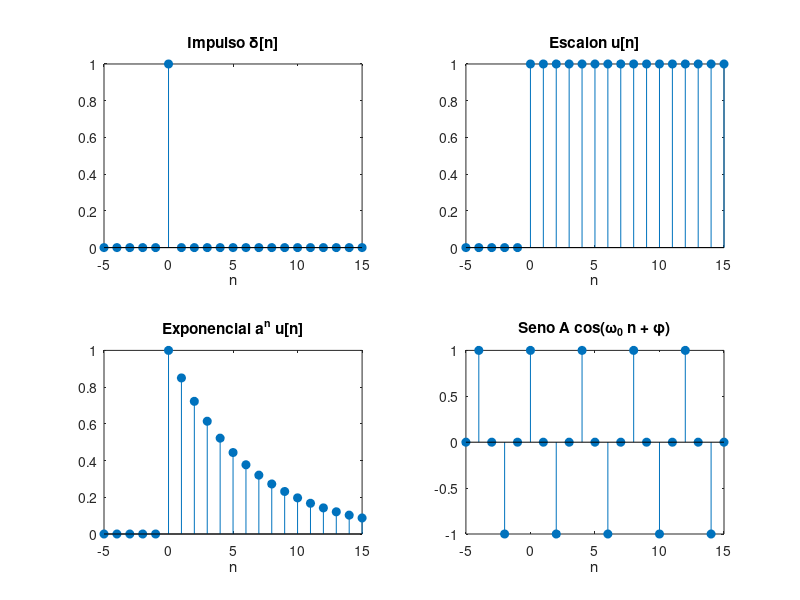
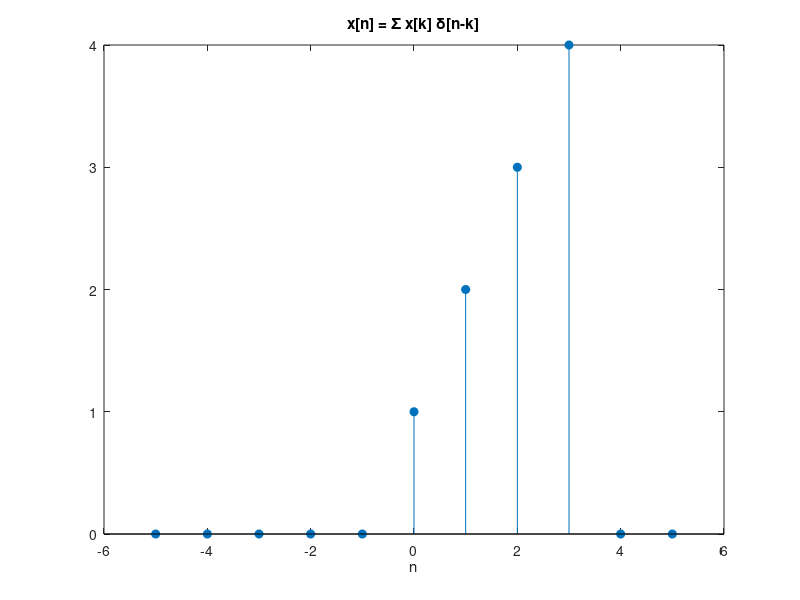

These charts were generated, in order, by the following MATLAB code:
% 01_senales_elementales.m
% Tema 1 - Senales elementales discretas: impulso, escalon, exponencial y seno.
% Ejecutar:  octave-cli 01_senales_elementales.m
%

clear; close all; clc;

n = -5:15;

% Impulso: delta[n] = 1 si n == 0
delta = zeros(1, numel(n));
delta(n == 0) = 1;

% Escalon: u[n] = 1 si n >= 0
u = double(n >= 0);

% Exponencial: a^n u[n]
a = 0.85;
xexp = (a .^ n) .* u;

% Seno: A cos(w0 n + phi)
A = 1; w0 = 0.5*pi; phi = 0;
xseno = A * cos(w0 * n + phi);

figure('Name', 'Senales elementales');
subplot(2, 2, 1);
stem(n, delta, 'filled'); title('Impulso \delta[n]'); xlabel('n');
subplot(2, 2, 2);
stem(n, u, 'filled'); title('Escalon u[n]'); xlabel('n');
subplot(2, 2, 3);
stem(n, xexp, 'filled'); title('Exponencial a^n u[n]'); xlabel('n');
subplot(2, 2, 4);
stem(n, xseno, 'filled'); title('Seno A cos(\omega_0 n + \phi)'); xlabel('n');

%% Ejercicio 1: descomposicion en impulsos
% Dada la secuencia x = [1 2 3 4] definida para n = 0..3, exprésela como
% x[n] = sum_k x[k] delta[n-k] y grafique los impulsos ponderados.
x = [1 2 3 4];
nsup = -5:5;
xr = zeros(1, numel(nsup));
for k = 0:numel(x)-1
  d = zeros(1, numel(nsup));
  d(nsup == k) = 1;
  xr = xr + x(k+1) * d;   % suma de impulsos escalados y desplazados
end
figure('Name', 'Descomposicion en impulsos');
stem(nsup, xr, 'filled'); title('x[n] = \Sigma x[k] \delta[n-k]'); xlabel('n');
fprintf('x reconstruida en n=0..3: %d %d %d %d\n', xr(nsup == 0), ...
        xr(nsup == 1), xr(nsup == 2), xr(nsup == 3));

%% Ejercicio 2 (propuesto)
% Cambie a (por ejemplo 0.5, 1.05, -0.8) y observe como cambia la
% exponencial: decrece, crece o alterna de signo.
